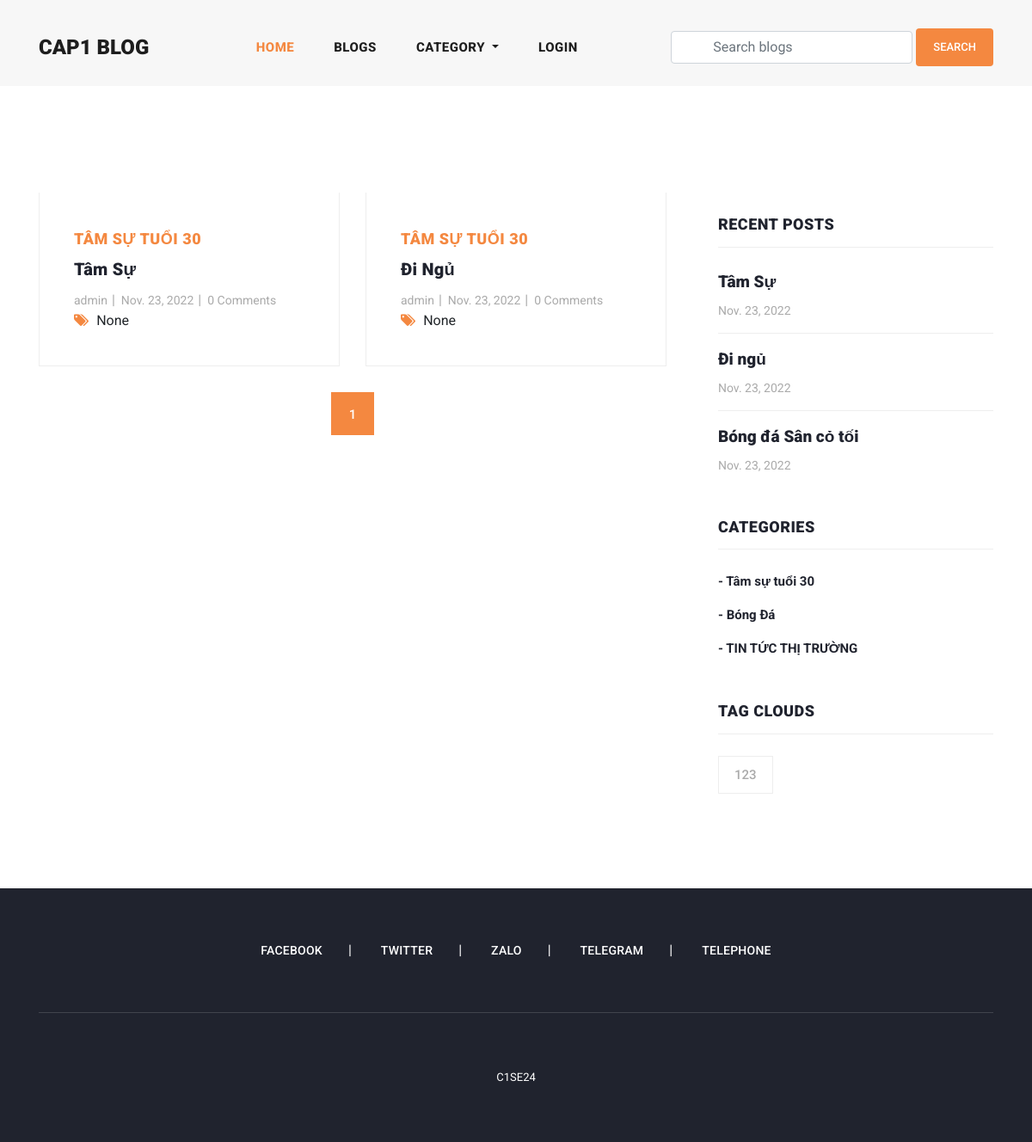
The page /category_blogs/tam-su-tuoi-30/ on the database its author committed.
### blog/models.py (models this page shows, shortened)
class Blog(models.Model):
    user = models.ForeignKey(
        User,
        related_name='user_blogs',
        on_delete=models.CASCADE
    )
    category = models.ForeignKey(
        Category,
        related_name='category_blogs',
        on_delete=models.CASCADE
    )
    tags = models.ManyToManyField(
        Tag,
        related_name='tag_blogs',
        blank=True
    )
    likes = models.ManyToManyField(
        User,
        related_name='user_likes',
        blank=True
    )
    title = models.CharField(
        max_length=250
    )
    slug = models.SlugField(null=True, blank=True)
    banner = models.ImageField(upload_to='blog_banners')
    description = RichTextField()
    created_date = models.DateField(auto_now_add=True)

class Category(models.Model):
    title = models.CharField(max_length=150, unique=True)
    slug = models.SlugField(null=True, blank=True)
    created_date = models.DateField(auto_now_add=True)

class Tag(models.Model):
    title = models.CharField(max_length=150)
    slug = models.SlugField(null=True, blank=True)
    created_date = models.DateField(auto_now_add=True)

### user_profile/models.py (models this page shows, shortened)
class User(AbstractUser):
    email = models.EmailField(
        max_length=150,
        unique=True,
        error_messages={
            "unique": "The email must be unique"
        }
    )
    profile_image = models.ImageField(
        null=True,
        blank=True,
        upload_to="profile_images"
    )
    followers = models.ManyToManyField("Follow")
    REQUIRED_FIELDS = ["email"]
    objects = CustomUserManager()

### blog/views.py (the view)
# urls.py: path('category_blogs/<str:slug>/', category_blogs, name='category_blogs'),
def category_blogs(request, slug):
    category = get_object_or_404(Category, slug=slug)
    queryset = category.category_blogs.all()
    tags = Tag.objects.order_by('-created_date')[:5]
    page = request.GET.get('page', 1)
    paginator = Paginator(queryset, 2)
    all_blogs = Blog.objects.order_by('-created_date')[:5]
    try:
        blogs = paginator.page(page)
    except EmptyPage:
        blogs = paginator.page(1)
    except PageNotAnInteger:
        blogs = paginator.page(1)
        return redirect('blogs')
    context = {
        "blogs": blogs,
        "tags": tags,
        "all_blogs": all_blogs
    }
    return render(request, 'category_blogs.html', context)

### blog/context_processors.py (called while the page is built)
def get_all_categories(request):
    categories = Category.objects.all()
    context = {
        "categories": categories
    }
    return context

### user_profile/context_processors.py (called while the page is built, shortened)
def user_notifications(request):
    context = {}
    return context

### user_profile/templates/category_blogs.html (shortened to what this page needs)
{% extends 'base.html' %}
{% load static %}
{% block content %}
    <section class="blog-posts grid-system">
      <div class="container">
        <div class="row">
          <div class="col-lg-8">
            <div class="all-blog-posts">
              <div class="row">
                {% for blog in blogs %}
                {% include 'blog_card.html' %}
                {% endfor %}
                <div class="col-lg-12">
                  {% include 'pagination.html' %}
                </div>
              </div>
            </div>
          </div>
          {% include 'sidebar.html' with blogs=all_blogs %}
        </div>
      </div>
    </section>
{% endblock content %}

### user_profile/templates/blog_card.html (shortened to what this page needs)
{% load static %}
<div class="col-lg-6">
    <div class="blog-post">
      <div class="blog-thumb">
      </div>
      <div class="down-content">
        <span>{{blog.category.title}}</span>
        <a href="{% url 'blog_details' blog.slug %}"><h4>{{blog.title}}</h4></a>
        <ul class="post-info">
          <li><a href="{% url 'view_user_information' blog.user.username %}">{{blog.user.username}}</a></li>
          <li><a href="#">{{blog.created_date}}</a></li>
          <li><a href="#">{{blog.blog_comments.all.count}} Comments</a></li>
        </ul>
        <div class="post-options">
          <div class="row">
            <div class="col-lg-12">
              <ul class="post-tags">
                <li><i class="fa fa-tags"></i></li>
                {% if blog.tags.all.count > 0 %}
                {% for tag in blog.tags.all %}
                <li><a href="#">{{tag.title}}</a></li>
                {% endfor %}
                {% else %}
                None
                {% endif %}
              </ul>
            </div>
          </div>
        </div>
      </div>
    </div>
  </div>

### user_profile/templates/sidebar.html
<div class="col-lg-4">
    <div class="sidebar">
      <div class="row">
        <div class="col-lg-12">
          <div class="sidebar-item recent-posts">
            <div class="sidebar-heading">
              <h2>Recent Posts</h2>
            </div>
            <div class="content">
              <ul>
                {% for blog in blogs|slice:"3" %}
                <li><a href="{% url 'blog_details' blog.slug %}">
                  <h5>{{blog.title}}</h5>
                  <span>{{blog.created_date}}</span>
                </a></li>
                {% endfor %}
              </ul>
            </div>
          </div>
        </div>
        <div class="col-lg-12">
          <div class="sidebar-item categories">
            <div class="sidebar-heading">
              <h2>Categories</h2>
            </div>
            <div class="content">
              <ul>
                {% for category in categories %}
                <li><a href="{% url 'category_blogs' category.slug %}">- {{category.title}}</a></li>
                {% endfor %}
              </ul>
            </div>
          </div>
        </div>
        <div class="col-lg-12">
          <div class="sidebar-item tags">
            <div class="sidebar-heading">
              <h2>Tag Clouds</h2>
            </div>
            <div class="content">
              <ul>
                {% for tag in tags %}
                <li><a href="{% url 'tag_blogs' tag.slug %}">{{tag.title}}</a></li>
                {% endfor %}
              </ul>
            </div>
          </div>
        </div>
      </div>
    </div>
  </div>

### assets/css/templatemo-stand-blog.css (style rules this page uses)
body { font-family: 'Roboto', sans-serif; overflow-x: hidden; text-rendering: optimizeLegibility; -webkit-font-smoothing: antialiased; -moz-osx-font-smoothing: grayscale; }
a { text-decoration: none!important; }
ul { padding: 0; margin: 0; list-style: none; }
h1,h2,h3,h4,h5,h6 { margin: 0px; }
.blog-posts { margin-top: 100px; }
.blog-posts .blog-post { margin-bottom: 30px; }
.blog-posts .down-content { padding: 40px; border-right: 1px solid #eee; border-left: 1px solid #eee; border-bottom: 1px solid #eee; }
.blog-posts .down-content span { font-size: 18px; text-transform: uppercase; letter-spacing: 0.5px; font-weight: 900; color: #f48840; }
.blog-posts .down-content h4 { font-size: 24px; text-transform: capitalize; letter-spacing: 0.5px; font-weight: 900; color: #20232e; margin: 10px 0px 12px 0px; }
.blog-posts .down-content ul.post-info li { display: inline-block; margin-right: 8px; }
.blog-posts .down-content ul.post-info li:after { content: '|'; color: #aaa; margin-left: 8px; }
.blog-posts .down-content h4 { font-size: 20px; letter-spacing: 0.25px; }
.grid-system .down-content ul.post-info li { margin-right: 3px; }
.grid-system .down-content ul.post-info li:after { margin-left: 5px; }
.blog-posts .down-content ul.post-info li:last-child::after { display: none; }
.blog-posts .down-content ul.post-info li a { font-size: 14px; color: #aaa; font-weight: 400; transition: all .3s; }
.blog-posts .down-content ul.post-tags li, .blog-posts .down-content ul.post-share li { display: inline-block; }
.blog-posts .down-content ul.post-tags li:first-child i, .blog-posts .down-content ul.post-share li:first-child i { color: #f48840; margin-right: 5px; }
.blog-posts .down-content ul.post-tags li, .blog-posts .down-content ul.post-share li { color: #aaa; }
.blog-posts .sidebar-heading h2 { font-size: 18px; text-transform: uppercase; font-weight: 900; letter-spacing: 0.5px; color: #20232e; border-bottom: 1px solid #eee; padding-bottom: 15px; margin-bottom: 25px; }
.sidebar { margin-left: 30px; }
.sidebar .sidebar-item { margin-top: 50px; }
.sidebar .sidebar-heading h2 { font-size: 18px; text-transform: uppercase; font-weight: 900; letter-spacing: 0.5px; color: #20232e; border-bottom: 1px solid #eee; padding-bottom: 15px; margin-bottom: 25px; }
.sidebar .recent-posts ul li { margin-bottom: 15px; padding-bottom: 15px; border-bottom: 1px solid #eee; }
.sidebar .recent-posts ul li:last-child { margin-bottom: 0px; padding-bottom: 0px; border-bottom: none; }
.sidebar .recent-posts ul li h5 { font-size: 19px; font-weight: 900; color: #20232e; line-height: 30px; transition: all 0.3s; }
.sidebar .recent-posts ul li span { display: block; font-size: 14px; color: #aaa; margin-top: 8px; }
.sidebar .categories ul li { margin-bottom: 15px; }
.sidebar .categories ul li:last-child { margin-bottom: 0px; }
.sidebar .categories ul li a { font-size: 15px; font-weight: 700; color: #20232e; transition: all .3s; }
.sidebar .tags ul li { margin-right: 6px; display: inline-block; }
.sidebar .tags ul li { margin-bottom: 10px; }
.sidebar .tags ul li a { font-size: 15px; font-weight: 500; color: #aaa; display: inline-block; border: 1px solid #eee; padding: 10px 18px; transition: all .3s; }

### rows shown on the page
Blog: category "TÂM SỰ TUỔI 30", title "Tâm Sự", user.username "admin", created_date "Nov. 23, 2022", blog_comments.all.count "0", shows "None"
Blog: category "TÂM SỰ TUỔI 30", title "Đi Ngủ", user.username "admin", created_date "Nov. 23, 2022", blog_comments.all.count "0", shows "None", title "Đi ngủ"
Blog: title "Bóng đá Sân cỏ tối", created_date "Nov. 23, 2022"
Category: title "Tâm sự tuổi 30"
Category: title "Bóng Đá"
Category: title "TIN TỨC THỊ TRƯỜNG"
Tag: title "123"

### other values the page prints
{{ page }} "1"
